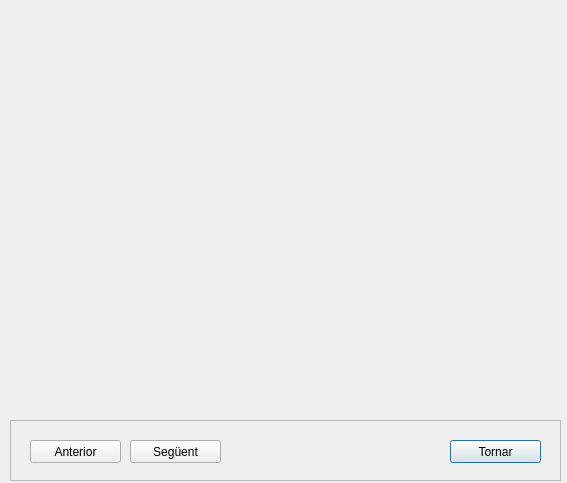
<?xml version="1.0" encoding="UTF-8"?>
<ui version="4.0">
 <class>Dialog</class>
 <widget class="QDialog" name="Dialog">
  <property name="geometry">
   <rect>
    <x>0</x>
    <y>0</y>
    <width>567</width>
    <height>483</height>
   </rect>
  </property>
  <property name="windowTitle">
   <string>Dialog</string>
  </property>
  <widget class="QStackedWidget" name="stackedWidget">
   <property name="geometry">
    <rect>
     <x>10</x>
     <y>10</y>
     <width>551</width>
     <height>411</height>
    </rect>
   </property>
  </widget>
  <widget class="QFrame" name="frame">
   <property name="geometry">
    <rect>
     <x>10</x>
     <y>420</y>
     <width>551</width>
     <height>61</height>
    </rect>
   </property>
   <property name="frameShape">
    <enum>QFrame::StyledPanel</enum>
   </property>
   <property name="frameShadow">
    <enum>QFrame::Raised</enum>
   </property>
   <widget class="QPushButton" name="bPrev">
    <property name="geometry">
     <rect>
      <x>20</x>
      <y>20</y>
      <width>91</width>
      <height>23</height>
     </rect>
    </property>
    <property name="text">
     <string>Anterior</string>
    </property>
   </widget>
   <widget class="QPushButton" name="bNext">
    <property name="geometry">
     <rect>
      <x>120</x>
      <y>20</y>
      <width>91</width>
      <height>23</height>
     </rect>
    </property>
    <property name="text">
     <string>Següent</string>
    </property>
   </widget>
   <widget class="QPushButton" name="bOK">
    <property name="geometry">
     <rect>
      <x>440</x>
      <y>20</y>
      <width>91</width>
      <height>23</height>
     </rect>
    </property>
    <property name="text">
     <string>Tornar</string>
    </property>
    <property name="autoDefault">
     <bool>true</bool>
    </property>
    <property name="default">
     <bool>true</bool>
    </property>
   </widget>
  </widget>
 </widget>
 <resources/>
 <connections/>
</ui>
